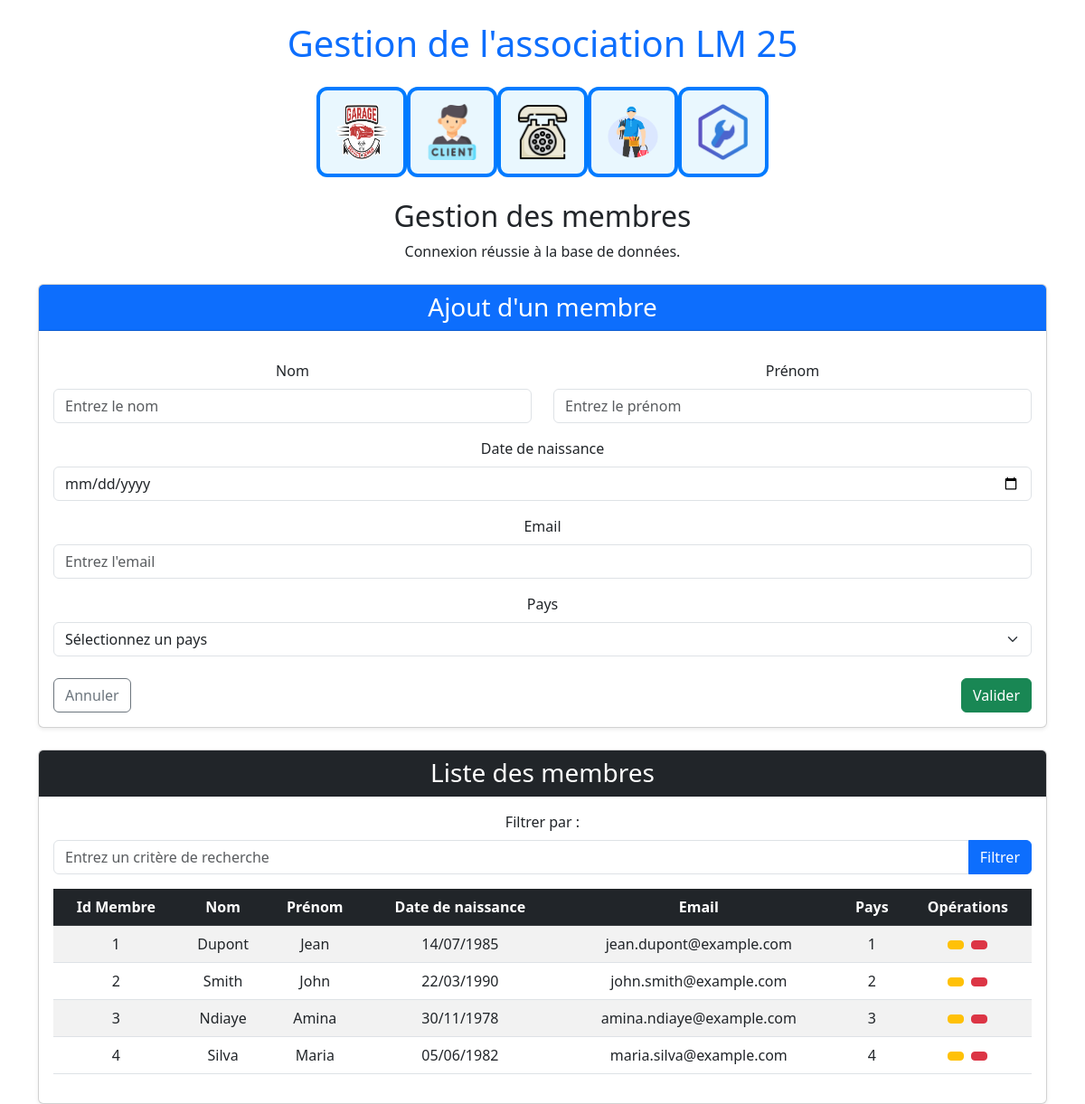
The app's page /index.php?page=2 with its own data.
### tables this page shows
CREATE TABLE IF NOT EXISTS Membre (
    id_membre INT AUTO_INCREMENT PRIMARY KEY,
    date_naissance DATE,
    nom VARCHAR(50) NOT NULL,
    prenom VARCHAR(50) NOT NULL,
    email VARCHAR(50) UNIQUE NOT NULL,
    idpays INT,
    FOREIGN KEY (idpays) REFERENCES Pays(idpays)
        ON DELETE SET NULL
        ON UPDATE CASCADE
);

### vue/vue_select_membres.php (the view, shortened to what this page needs)
<div class="card mt-4 shadow-sm">
    <div class="card-header bg-dark text-white">
        <h3 class="mb-0">Liste des membres</h3>
    </div>
    <div class="card-body">
        <form method="post" class="mb-3">
            <label for="filtre" class="form-label">Filtrer par :</label>
            <div class="input-group">
                <input type="text" id="filtre" name="filtrer" class="form-control" placeholder="Entrez un critère de recherche">
                <button type="submit" name="Filtrer" class="btn btn-primary">Filtrer</button>
            </div>
        </form>
        <table class="table table-striped table-hover">
            <thead class="table-dark">
                <tr>
                    <th>Id Membre</th>
                    <th>Nom</th>
                    <th>Prénom</th>
                    <th>Date de naissance</th>
                    <th>Email</th>
                    <th>Pays</th>
                    <th>Opérations</th>
                </tr>
            </thead>
            <tbody>
                <?php if (!empty($lesMembres)) : ?>
                    <?php foreach ($lesMembres as $membre) : ?>
                        <tr>
                            <td><?= htmlspecialchars($membre['id_membre']) ?></td>
                            <td><?= htmlspecialchars($membre['nom']) ?></td>
                            <td><?= htmlspecialchars($membre['prenom']) ?></td>
                            <td><?= htmlspecialchars(date('d/m/Y', strtotime($membre['date_naissance']))) ?></td>
                            <td><?= htmlspecialchars($membre['email']) ?></td>
                            <td><?= htmlspecialchars($membre['idpays']) ?></td>
                            <td>
                                <a href="index.php?page=2&action=edit&id_membre=<?= htmlspecialchars($membre['id_membre']) ?>" class="btn btn-warning btn-sm me-1">
                                </a>
                                <a href="index.php?page=2&action=sup&id_membre=<?= htmlspecialchars($membre['id_membre']) ?>" class="btn btn-danger btn-sm">
                                </a>
                            </td>
                        </tr>
                    <?php endforeach; ?>
                <?php else : ?>
                    <tr>
                        <td colspan="7" class="text-center">Aucun membre trouvé.</td>
                    </tr>
                <?php endif; ?>
            </tbody>
        </table>
    </div>
</div>

### index.php (shortened to what this page needs)
<!DOCTYPE html>
<html>
    <head>
        <link href="https://cdn.jsdelivr.net/npm/bootstrap@5.3.0/dist/css/bootstrap.min.css" rel="stylesheet">
    </head>
    <body>
        <div class="container text-center mt-4">
            <h1 class="mb-4 text-primary">Gestion de l'association LM 25</h1>
            <div class="d-flex justify-content-center flex-wrap mb-4">
                <a href="index.php?page=1" class="page-link"><img src="images/logo.png" height="100" width="100" class="custom-img"></a>
                <a href="index.php?page=2" class="page-link"><img src="images/client.png" height="100" width="100" class="custom-img"></a>
                <a href="index.php?page=3" class="page-link"><img src="images/telephone.png" height="100" width="100" class="custom-img"></a>
                <a href="index.php?page=4" class="page-link"><img src="images/technicien.png" height="100" width="100" class="custom-img"></a>
                <a href="index.php?page=5" class="page-link"><img src="images/intervention.png" height="100" width="100" class="custom-img"></a>
            </div>
            <?php
            if (isset($_GET['page'])) {
                $page = $_GET['page'];
            } else {
                $page = 1;
            }
            switch ($page) {
                case 2: require_once("controleur/c_membres.php"); break;
            }
            ?>
        </div>
    </body>
</html>

### controleur/c_membres.php (shortened to what this page needs)
<h2> Gestion des membres </h2>
<?php
require_once("modele/modele.class.php");
$modele = new Modele();
$leMembre = null;
if (isset($_POST['Filtrer'])) {
    $filtre = $_POST['filtrer'];
    $lesMembres = $modele->selectLikeMembre($filtre);
} else {
    $lesMembres = $modele->selectAllMembres();
}
require_once("vue/vue_insert_membre.php");
require_once("vue/vue_select_membres.php");
?>

### modele/modele.class.php (shortened to what this page needs)
<?php
class Modele {
    private $unPdo;
    public function __construct() {
        try {
            $serveur = "localhost:3306";
            $bdd = "association";
            $user = "root";
            $mdp = "";
            $this->unPdo = new PDO("mysql:host=" . $serveur . ";dbname=" . $bdd, $user, $mdp);
        } catch (PDOException $exp) {
            echo "<br> Erreur de connexion à la BDD :" . $exp->getMessage();
        }
        if ($this->unPdo) {
            echo "Connexion réussie à la base de données.";
        } else {
            echo "La connexion à la base de données a échoué.";
        }
    }
    public function selectAllMembres() {
        $requete = "SELECT * FROM Membre;";
        $exec = $this->unPdo->prepare($requete);
        $exec->execute();
        return $exec->fetchAll(PDO::FETCH_ASSOC);
    }
}
?>

### vue/vue_insert_membre.php (shortened to what this page needs)
<div class="card mt-4 shadow-sm">
    <div class="card-header bg-primary text-white">
        <h3 class="mb-0 text-center"> <?php echo ($leMembre ? "Modification d'un membre" : "Ajout d'un membre"); ?> </h3>
    </div>
    <div class="card-body">
        <form method="post" class="mt-3">
            <div class="row mb-3">
                <div class="col-md-6">
                    <label for="nom" class="form-label">Nom</label>
                    <input type="text" class="form-control" id="nom" name="nom" value="<?php echo $leMembre['nom'] ?? ''; ?>" placeholder="Entrez le nom" required>
                </div>
                <div class="col-md-6">
                    <label for="prenom" class="form-label">Prénom</label>
                    <input type="text" class="form-control" id="prenom" name="prenom" value="<?php echo $leMembre['prenom'] ?? ''; ?>" placeholder="Entrez le prénom" required>
                </div>
            </div>
            <div class="mb-3">
                <label for="date_naissance" class="form-label">Date de naissance</label>
                <input type="date" class="form-control" id="date_naissance" name="date_naissance" value="<?php echo $leMembre['date_naissance'] ?? ''; ?>" required>
            </div>
            <div class="mb-3">
                <label for="email" class="form-label">Email</label>
                <input type="email" class="form-control" id="email" name="email" value="<?php echo $leMembre['email'] ?? ''; ?>" placeholder="Entrez l'email" required>
            </div>
            <div class="mb-3">
                <label for="idpays" class="form-label">Pays</label>
                <select class="form-select" id="idpays" name="idpays" required>
                    <option value="" disabled selected>Sélectionnez un pays</option>
                </select>
            </div>
            <div class="d-flex justify-content-between mt-4">
                <button type="reset" class="btn btn-outline-secondary">Annuler</button>
                <button type="submit" class="btn btn-success" name="<?php echo ($leMembre ? "Modifier" : "Valider"); ?>">
                    <i class="bi bi-check-circle"></i> <?php echo ($leMembre ? "Modifier" : "Valider"); ?>
                </button>
            </div>
        </form>
    </div>
</div>

### index.php (style rules this page uses)
.custom-img { border: 4px solid #007bff; padding: 15px; background-color: #e9f7fe; border-radius: 12px; margin: 15px; transition: transform 0.3s, box-shadow 0.3s; }
.page-link img { display: block; margin: auto; }

### records on screen
membre: id_membre "1", nom "Dupont", prenom "Jean", date_naissance "14/07/1985", email "jean.dupont@example.com", idpays "1"
membre: id_membre "2", nom "Smith", prenom "John", date_naissance "22/03/1990", email "john.smith@example.com", idpays "2"
membre: id_membre "3", nom "Ndiaye", prenom "Amina", date_naissance "30/11/1978", email "amina.ndiaye@example.com", idpays "3"
membre: id_membre "4", nom "Silva", prenom "Maria", date_naissance "05/06/1982", email "maria.silva@example.com", idpays "4"
